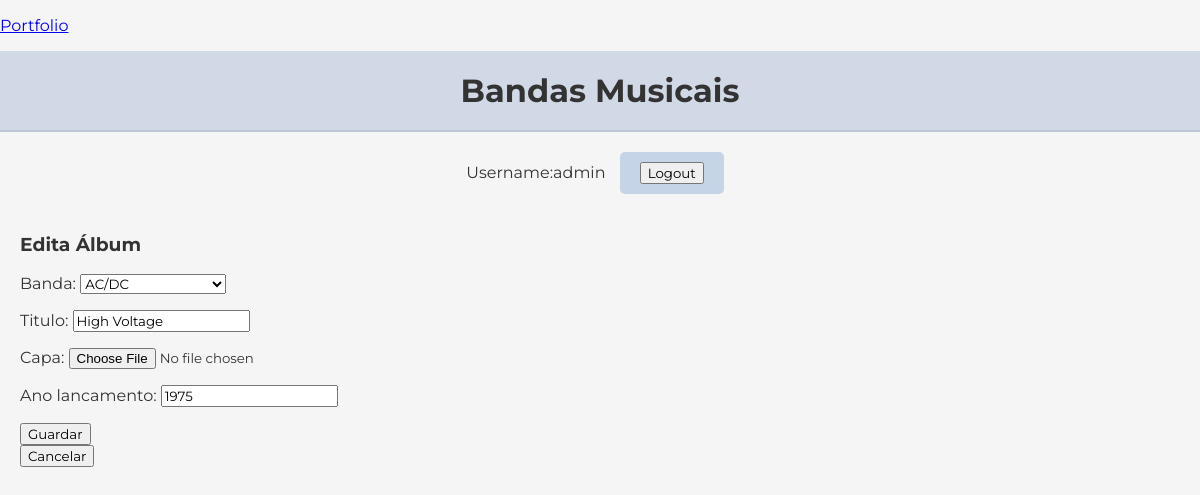
Page /bandas/edita_album/59 (signed in) on the committed database.
### bandas/models.py (models this page shows, shortened)
class Album(models.Model):
    banda = models.ForeignKey(Banda, on_delete=models.CASCADE)
    titulo = models.CharField(max_length=100)
    capa = models.ImageField(upload_to="bandas", null=True, blank=True, default=None)
    ano_lancamento = models.IntegerField(default=None)

### bandas/views.py (the view)
# urls.py: path('edita_album/<int:album_id>', views.edita_album_view, name="edita_album"),
@login_required
def edita_album_view(request, album_id):
    album = Album.objects.get(id=album_id)
    if request.method == 'POST':
        form = AlbumForm(request.POST, request.FILES, instance=album)
        if form.is_valid():
            form.save()
            return redirect('bandas:albuns', banda_id=album.banda.id)
    else:
        form = AlbumForm(instance=album)
    context = {'form': form, 'album': album}
    return render(request, 'bandas/edita_album.html', context)

### bandas/forms.py
class AlbumForm(forms.ModelForm):
    class Meta:
        model = Album
        fields = '__all__'
        widgets = {
            'titulo': forms.TextInput(attrs={'placeholder': 'Título do Álbum', 'title': 'Insira o título do álbum.'}),
            'ano_lancamento': forms.NumberInput(attrs={'placeholder': 'Ano de Lançamento', 'title': 'Insira o ano de lançamento do álbum.'}),
        }

### bandas/models.py (called while the page is built)
    def __str__(self):
        return self.nome

### bandas/templates/bandas/edita_album.html (shortened to what this page needs)
{% extends 'bandas/layout.html' %}
{% block content %}
    <h3>Edita Álbum</h3>
    <form action="{% url 'bandas:edita_album' album.id %}" method="post" enctype='multipart/form-data'>
        {{ form.as_p }}
        <input type="submit" value="Guardar">
    </form>
    <button type="button" onclick="window.history.back()">Cancelar</button>
{% endblock %}

### bandas/templates/bandas/layout.html (shortened to what this page needs)
<!DOCTYPE html>
<html>
<head>
    {% load static %}
        <p><a href="/"  target="_blank">Portfolio</a></p>
    <link rel="stylesheet" href="{% static 'bandas/estilos.css' %}">
</head>
<body>
    <header>
        <h1>Bandas Musicais</h1>
    </header>
    <nav>
        {% if request.user.is_authenticated %}
            Username:{{request.user.username}}
            <a href="{% url 'autenticacao:logout' %}"><button>Logout</button></a>
        {% else %}
            <a href="{% url 'autenticacao:login' %}"><button>Login</button></a>
        {% endif %}
    </nav>
    <main>
        {% block content %}
        {% endblock %}
    </main>
</body>
</html>

### bandas/static/bandas/estilos.css (style rules this page uses)
* { font-family: 'Montserrat', sans-serif; }
body { margin: 0; padding: 0; background-color: #f5f5f5; color: #333; }
header { background-color: #d1d9e6; color: #333; padding: 20px; text-align: center; border-bottom: 2px solid #bcc7d8; }
header h1 { margin: 0; }
nav { text-align: center; margin-top: 20px; }
nav a { color: #333; text-decoration: none; padding: 10px 20px; background-color: #c5d4e6; border-radius: 5px; margin: 0 10px; transition: background-color 0.3s ease, color 0.3s ease; position: relative; display: inline-flex; align-items: center; }
nav a:link { color: #333; }
nav a::before, nav a::after { content: ''; position: absolute; width: 0%; height: 2px; background-color: #fff; transition: width 0.3s ease; }
nav a::before { top: 0; left: 50%; }
nav a::after { bottom: 0; right: 50%; }
main { padding: 20px; }
input[type="text"], input[type="number"], input[type="date"], input[type="url"], textarea { position: relative; }

### rows in the picture
Album: banda "AC/DC", titulo "High Voltage", ano_lancamento "1975"

### other values in the picture
{{ request.user.username }} "admin"
